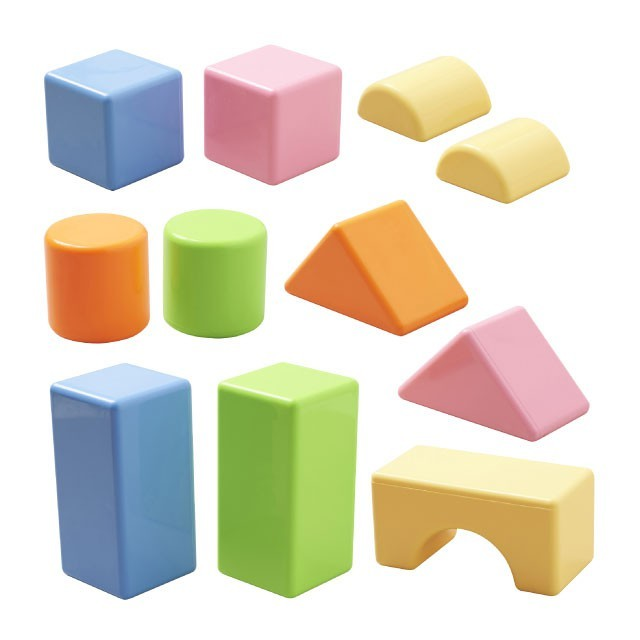
#> input picture testimages/fasttestimage2.jpg, 640 x 640 px
$ python ORB_detection.py
#> lines starting #> are read from the running program, lines starting #| are printed output that depends on the picture
import cv2
import time
import tkinter as tk
from tkinter import filedialog

#user can either bring an image or use the default image to corner detect
def userfilechoice():
    userchoice = input("Do you want to import an image (jpg) to corner detect? (y/n) If no, a default image will be used: ")
#> the answer given: y
    if userchoice.lower() == "y":
        root = tk.Tk()
        root.withdraw()
        userchoice = filedialog.askopenfilename()
#> the answer given: ../testimages/fasttestimage2.jpg
    elif userchoice.lower() == "n":
        userchoice = "/Users/alexa/Desktop/vSLAM/testimages/fasttestimage2.jpg"

    return userchoice


imagepath = userfilechoice()
starttime = time.time()
testimage = cv2.imread(imagepath)
#> testimage is the input picture: shape (640, 640, 3); mean B, G, R 199, 216.7, 222.3

#resizing
resizescale = 50
resizewidth = int(testimage.shape[1]*resizescale/100)
#> resizewidth = 320
resizeheight = int(testimage.shape[0]*resizescale/100)
#> resizeheight = 320
resizedim = (resizewidth, resizeheight)
#> resizedim = (320, 320)
resizedimage = cv2.resize(testimage, resizedim, interpolation = cv2.INTER_LANCZOS4)

#conversion to grayscale
grayframe = cv2.cvtColor(resizedimage, cv2.COLOR_BGR2GRAY)
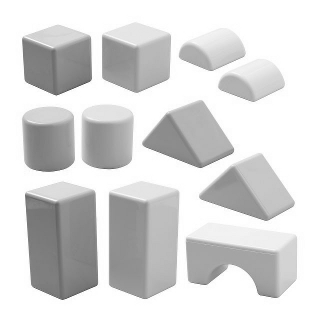
#> grayframe: shape (320, 320); min 77, max 255, mean 216.1

#orb object
orb = cv2.ORB_create()
keypoints = orb.detect(grayframe, None)
#> keypoints = 338 keypoints; strongest (x, y, size): (96, 285, 31), (97, 283, 31), (90, 80, 31), (89, 77, 64.3)
keypoints, descriptors = orb.compute(grayframe, keypoints)
endtime = time.time()

for keypoint in keypoints:
    x, y = keypoint.pt
    cv2.circle(resizedimage, (int(x), int(y)), radius = 2, color = (0,255,0), thickness = 2)
#> this loop made 338 passes
#> (keypoint, x, y) on passes 1 to 3: (keypoint at (233, 148), size 31, 233, 148), (keypoint at (90, 37), size 31, 90, 37), (keypoint at (102, 37), size 31, 102, 37)
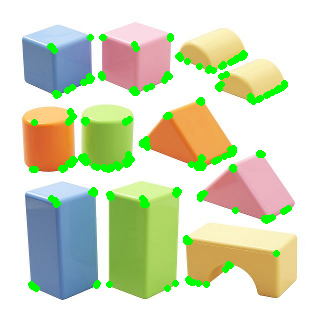
#> resizedimage: shape (320, 320, 3); mean B, G, R 191.2, 219.3, 212.1


#Printing processing time and the resolutions
processtime = endtime - starttime
print(f"Process time: {processtime}")
print(f"width: {resizewidth}, height: {resizeheight}")
#| width: 320, height: 320

#Display corner detected image
cv2.imshow("Detected Corners", resizedimage)
cv2.waitKey(0)
cv2.destroyAllWindows()

$ run again, with testimages/fasttestimage1.jpg copied over testimages/fasttestimage2.jpg
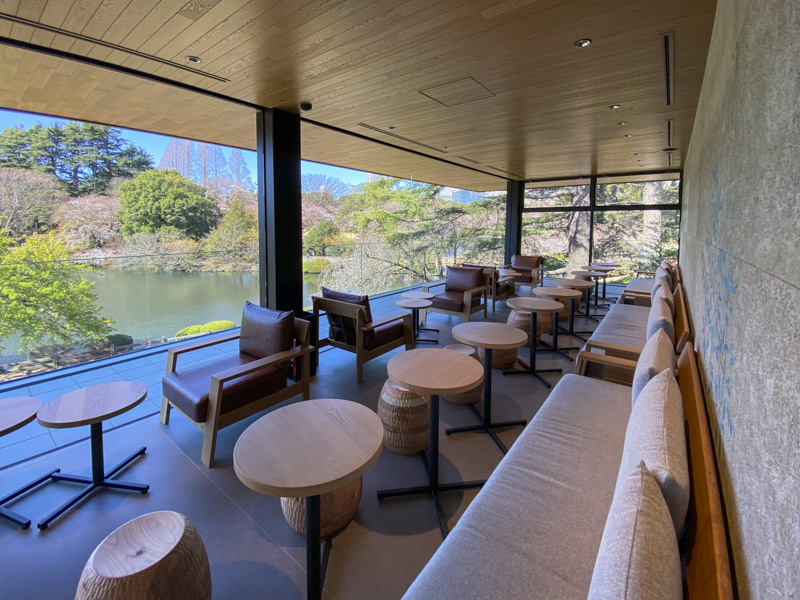
#> input picture testimages/fasttestimage1.jpg, 800 x 600 px
#> testimage is the input picture: shape (600, 800, 3); mean B, G, R 113.7, 115, 118.7
#> `grayframe = cv2.cvtColor(resizedimage, cv2.COLOR_BGR2GRAY)`:
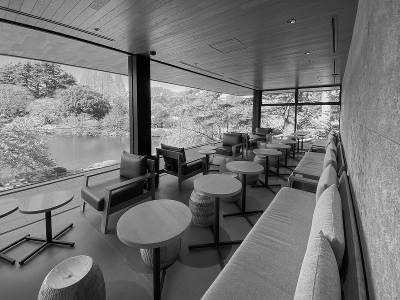
#> grayframe: shape (300, 400); min 0, max 252, mean 115.7
#> keypoints = 500 keypoints; strongest (x, y, size): (262, 101, 31), (292, 102, 31), (302, 142, 31), (301, 140, 31)
#> the loop `for keypoint in keypoints:` made 500 passes
#> (keypoint, x, y) on passes 1 to 3: (keypoint at (43, 85), size 31, 43, 85), (keypoint at (183, 148), size 31, 183, 148), (keypoint at (224, 133), size 31, 224, 133)
#> after the loop `for keypoint in keypoints:`:
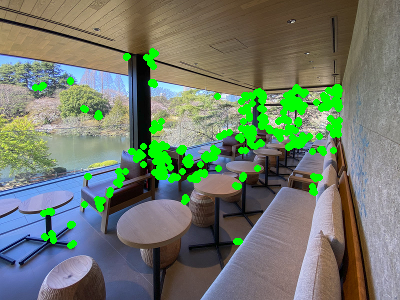
#> resizedimage: shape (300, 400, 3); mean B, G, R 106.7, 123.9, 112
#| width: 400, height: 300
